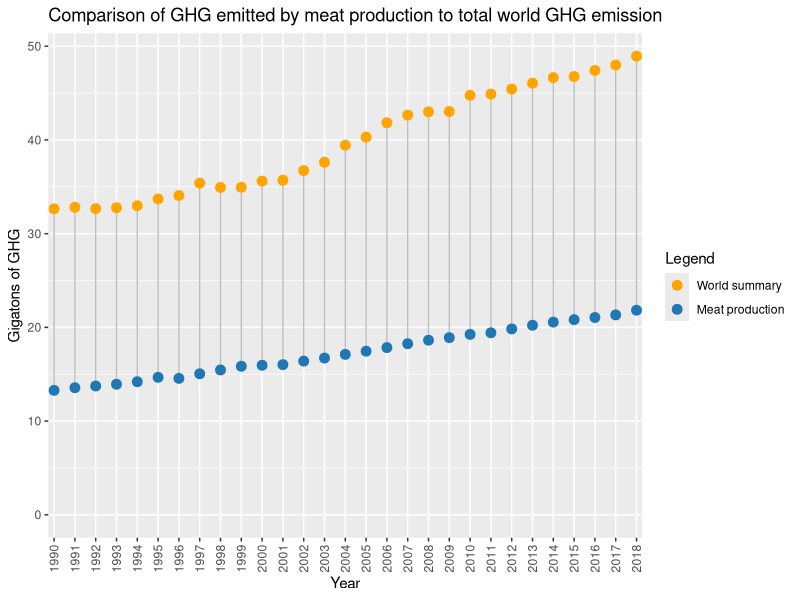
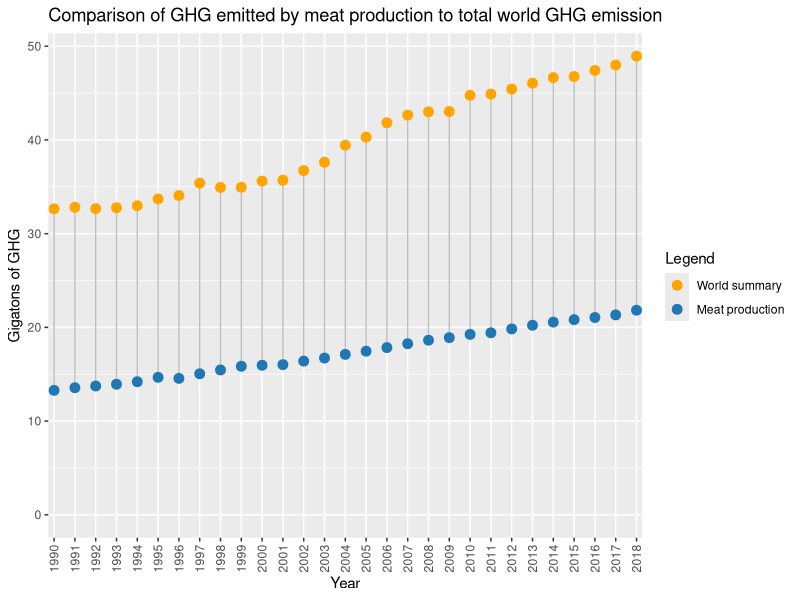

R code for these plots, in order:
library(dplyr)
library(ggplot2)


meat_data <- read.csv('data/WorldMeatProductionDatasets/global-meat-production-by-livestock-type.csv')


# Weights source: https://www.greeneatz.com/foods-carbon-footprint.html

meat_summary <- meat_data %>% 
                  group_by(Year) %>% 
                  summarise(Sheep = sum(Sheep.and.Goat..tonnes., na.rm = T)*39.2,
                            Beef = sum(Beef.and.Buffalo..tonnes., na.rm = T)*27,
                            Pork = sum(Pigmeat..tonnes., na.rm = T)*12.1,
                            Poultry = sum(Poultry..tonnes., na.rm = T)*6.9) %>% 
                  transmute(Year = Year, 
                            'Carbon footprint of meat' = Sheep + Beef + Pork + Poultry)

meat_summary

co2_world_data <- read.csv('data/world_ghg_emission.csv')

data_to_plot = co2_world_data %>% 
                left_join(meat_summary, by='Year') %>% 
                mutate(GHG.emitted = GHG.emitted*1000000/1e9,
                       `Carbon footprint of meat` = `Carbon footprint of meat`/1e9)

data_to_plot %>% 
  ggplot() +
    geom_segment(aes(x = Year, xend = Year, 
                     y = `Carbon footprint of meat`, yend = GHG.emitted), 
                     color = 'grey') + 
    geom_point(aes(x = Year, y = `Carbon footprint of meat`, color = 'World summary'), size = 3) + 
    geom_point(aes(x = Year, y = GHG.emitted, color = 'Meat production'), size = 3) + 
    theme(legend.position = 'right') +
    scale_x_discrete(limits = 1990:2018, expand = c(.01, 0)) +
    scale_y_continuous(expand = c(.05, 0)) +
    theme(axis.text.x = element_text(angle = 90, vjust = .5)) +
    expand_limits(y = 0) +
    labs(x = 'Year', y = 'Gigatons of GHG', 
         title = 'Comparison of GHG emitted by meat production to total world GHG emission',
         colour='Legend') +
    scale_color_manual(values = c('orange', '#1f77b4'), labels = c('World summary', 
                                                                   'Meat production'))

    
ggsave('plots/ghg_emission_plot.png',  width = 16, height = 8)

